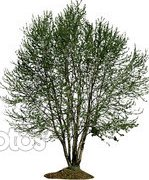
#> input picture ImagensArvores/Individuais_PNG_Transparente/14_arvores15.png, 149 x 180 px, given as the content of the folder rojects/Tree_Neural_Network/ImagensArvores/Individuais_teste, which was not available
$ python RetiraFundoPNG.py
#> lines starting #> are read from the running program, lines starting #| are printed output that depends on the picture; after the words box and inside, x2 and y2 are one past the last pixel; in counts of white or black regions, pixels touching at a corner belong together
import cv2
import numpy as np
import os
from pathlib import Path

def remove_background_and_save(input_dir, output_dir):
    # Garante que o diretório de saída exista
    Path(output_dir).mkdir(parents=True, exist_ok=True)

    # Percorre todas as imagens no diretório de entrada
    for filename in os.listdir(input_dir):
        if filename.lower().endswith('.png'):
            input_path = os.path.join(input_dir, filename)
            output_path = os.path.join(output_dir, filename)

            # Carrega a imagem (com canal alpha se existir)
            img = cv2.imread(input_path, cv2.IMREAD_UNCHANGED)
#> img is the input picture: shape (180, 149, 3); mean B, G, R 167.5, 177.9, 174.3

            # Se a imagem já tem transparência (4 canais: BGRA), converte para RGBA
            if img.shape[2] == 4:
                img_rgba = cv2.cvtColor(img, cv2.COLOR_BGRA2RGBA)
            else:
                # Se não tem alpha, converte para RGBA (adicionando canal alpha)
                img_rgb = cv2.cvtColor(img, cv2.COLOR_BGR2RGB)
                img_rgba = cv2.cvtColor(img_rgb, cv2.COLOR_RGB2RGBA)

            # Define o fundo branco (RGB 255,255,255) ou quadriculado (padrão cinza claro)
            lower_white = np.array([240, 240, 240], dtype=np.uint8)  # Limiar para fundo branco/claro
            upper_white = np.array([255, 255, 255], dtype=np.uint8)

            # Cria uma máscara para o fundo branco
            rgb = img_rgba[:, :, :3]
            white_mask = cv2.inRange(rgb, lower_white, upper_white)
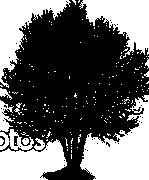
#> white_mask: shape (180, 149); 39.8% white; 217 white regions (205 under 20 px), largest, box (x1, y1, x2, y2) and area: (80, 95, 149, 180) 3284, (0, 0, 71, 88) 2156, (79, 0, 149, 58) 2146

            # Remove o fundo (define alpha=0 onde a máscara é branca)
            img_rgba[:, :, 3] = np.where(white_mask == 255, 0, img_rgba[:, :, 3])

            # Salva a imagem com transparência
            cv2.imwrite(output_path, cv2.cvtColor(img_rgba, cv2.COLOR_RGBA2BGRA))
            print(f"Processed: {filename}")

# Exemplo de uso:
input_directory =  "/Users/iagocampista/Documents/Projects/Tree_Neural_Network/ImagensArvores/Individuais_teste"
output_directory = "/Users/iagocampista/Documents/Projects/Tree_Neural_Network/ImagensArvores/Individuais_PNG_Transparente"

remove_background_and_save(input_directory, output_directory)

$ run again, on ImagensArvores/Individuais_PNG_Transparente/2_arvores16.png
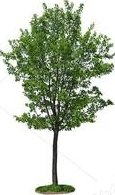
#> input picture ImagensArvores/Individuais_PNG_Transparente/2_arvores16.png, 115 x 195 px, given as the content of the folder rojects/Tree_Neural_Network/ImagensArvores/Individuais_teste, which was not available
#> in remove_background_and_save, img is the input picture: shape (195, 115, 4); mean B, G, R, A 176, 192.9, 184.5, 96.7
#> in remove_background_and_save, `img_rgba = cv2.cvtColor(img, cv2.COLOR_BGRA2RGBA)`:
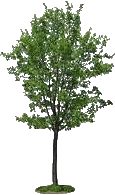
#> img_rgba: shape (195, 115, 4); mean R, G, B, A 184.5, 192.9, 176, 96.7; transparent parts drawn white
#> in remove_background_and_save, `white_mask = cv2.inRange(rgb, lower_white, upper_white)`:
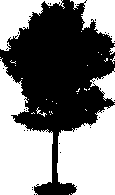
#> white_mask: shape (195, 115); 50.9% white; 29 black regions (28 under 20 px), largest, box (x1, y1, x2, y2) and area: (0, 0, 115, 195) 10987

$ run again, on ImagensArvores/Individuais_PNG_Transparente/2_arvores57.png
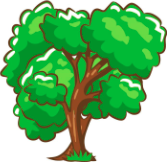
#> input picture ImagensArvores/Individuais_PNG_Transparente/2_arvores57.png, 167 x 162 px, given as the content of the folder rojects/Tree_Neural_Network/ImagensArvores/Individuais_teste, which was not available
#> in remove_background_and_save, img is the input picture: shape (162, 167, 4); mean B, G, R, A 125.1, 189.7, 121, 158.8
#> in remove_background_and_save, `img_rgba = cv2.cvtColor(img, cv2.COLOR_BGRA2RGBA)`:
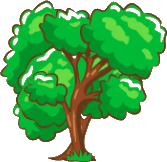
#> img_rgba: shape (162, 167, 4); mean R, G, B, A 121, 189.7, 125.1, 158.8; transparent parts drawn white
#> in remove_background_and_save, `white_mask = cv2.inRange(rgb, lower_white, upper_white)`:
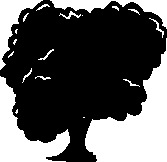
#> white_mask: shape (162, 167); 34.5% white; 20 white regions (8 under 20 px), largest, box (x1, y1, x2, y2) and area: (85, 38, 167, 162) 4612, (0, 76, 70, 162) 2381, (50, 0, 167, 29) 1009

$ run again, on ImagensArvores/Individuais_PNG_Transparente/2_arvores8.png
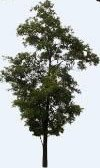
#> input picture ImagensArvores/Individuais_PNG_Transparente/2_arvores8.png, 100 x 168 px, given as the content of the folder rojects/Tree_Neural_Network/ImagensArvores/Individuais_teste, which was not available
#> in remove_background_and_save, img is the input picture: shape (168, 100, 4); mean B, G, R, A 170.6, 173, 168.5, 95.6
#> in remove_background_and_save, `img_rgba = cv2.cvtColor(img, cv2.COLOR_BGRA2RGBA)`:
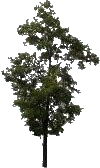
#> img_rgba: shape (168, 100, 4); mean R, G, B, A 168.5, 173, 170.6, 95.6; transparent parts drawn white
#> in remove_background_and_save, `white_mask = cv2.inRange(rgb, lower_white, upper_white)`:
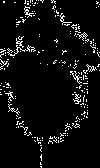
#> white_mask: shape (168, 100); 5.8% white in thin lines or dots
